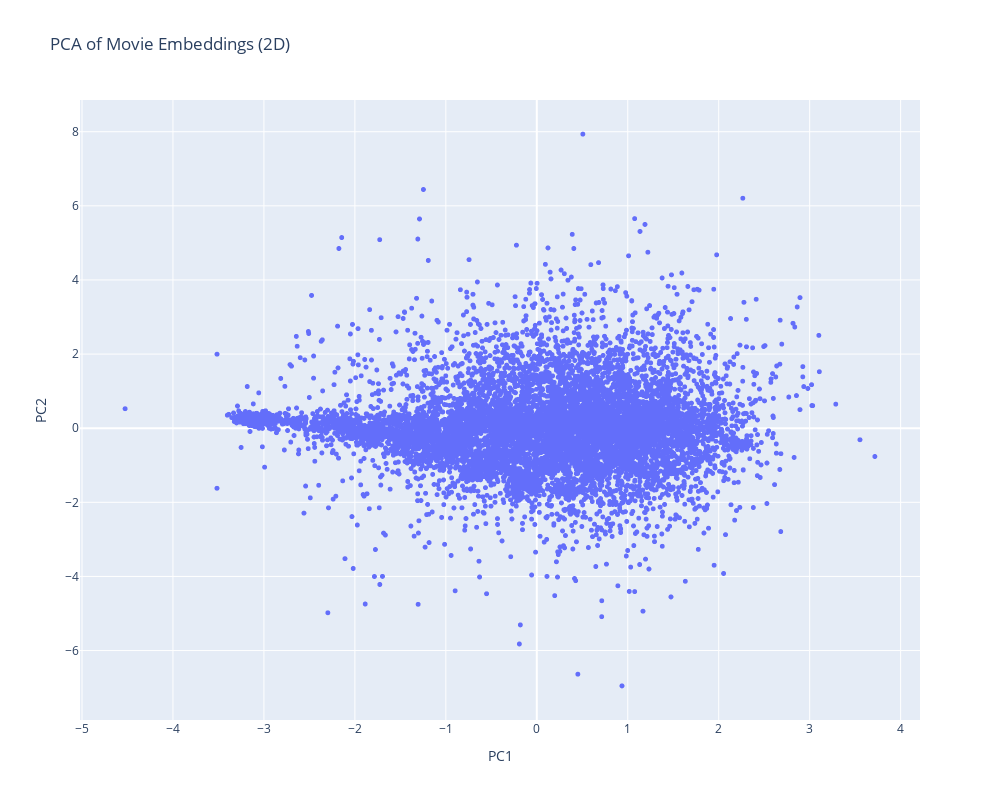

The notebook cell this image was saved under:
### Code cell
fig = px.scatter(
    plot_df, 
    x='PC1', 
    y='PC2', 
    title='PCA of Movie Embeddings (2D)',
    width=1000, 
    height=800, 
    hover_name='title'  
)

fig.update_traces(textposition='top center', marker=dict(size=5))
fig.update_layout(showlegend=False)
fig.show()

### Figure 1 — Plotly figure (JSON) as saved in the notebook; plotly's stock layout.template omitted (floating-point values rounded to 4 significant figures; data arrays with more than 128 entries replaced by an {"elided": "..."} marker saying what was removed)
{"data": [{"hovertemplate": "<b>%{hovertext}</b><br><br>PC1=%{x}<br>PC2=%{y}<extra></extra>", "hovertext": {"elided": "9724 str values"}, "legendgroup": "", "marker": {"color": "#636efa", "size": 5, "symbol": "circle"}, "mode": "markers", "name": "", "showlegend": false, "textposition": "top center", "type": "scattergl", "x": {"elided": "9724 float values"}, "xaxis": "x", "y": {"elided": "9724 float values"}, "yaxis": "y"}], "layout": {"height": 800, "legend": {"tracegroupgap": 0}, "showlegend": false, "title": {"text": "PCA of Movie Embeddings (2D)"}, "width": 1000, "xaxis": {"anchor": "y", "domain": [0, 1], "title": {"text": "PC1"}}, "yaxis": {"anchor": "x", "domain": [0, 1], "title": {"text": "PC2"}}}}
